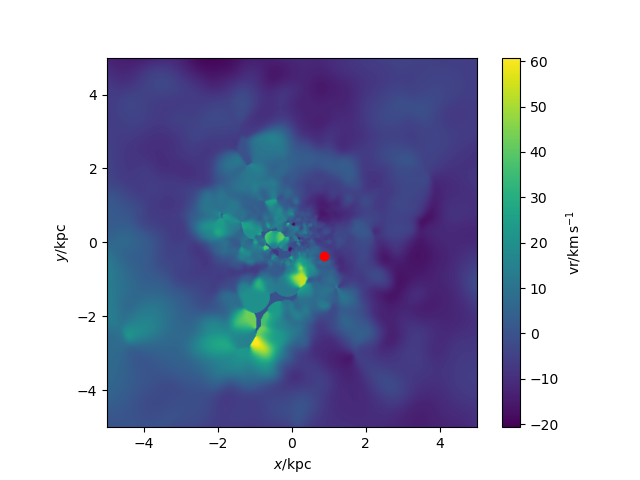

Python code for this plot:
#making pictures pynbody tutorial: tempurature slice from  velocity plot with BH position
import pynbody
import numpy as np
import pandas as pd
import pynbody.plot.sph as sph
import matplotlib.pyplot as plt
from pynbody import filt, array

#loading snapshot
s=pynbody.load('/mnt/data0/jillian/gguaman/cptmarvel.5.std')
s.physical_units()

#centering halo
pynbody.analysis.angmom.faceon(s)
#s.rotate_x(90)

#creating temp slice with velocity plot
sph.image(s.g,qty="vr",denoise=True,approximate_fast=False,log=False)

#function to find BH
def findBH(s):
    BHfilter = pynbody.filt.LowPass('tform',0.0)
    BH = s.stars[BHfilter]
    return BH
BH = findBH(s)
print("The number of black holes is",len(BH))

#distance BH is from galaxy
with pynbody.analysis.halo.center(s, mode='hyb'):
    print([s],['pos'])

BHposition = BH['pos']
print("The black hole's position is",BH['pos'].in_units('kpc'))

#putting BH x in column
BHx=BHposition[[0],0]
print(BHx)

#putting BH y in column
BHy=BHposition[[0],1]
print(BHy)

#putting BH z in column
BHz=BHposition[[0],2]
print(BHz)

#plotting BH position
plt.plot(BHx,BHy, 'ro')

#plt.show()
plt.savefig("cptmarvel_velocity.png")
